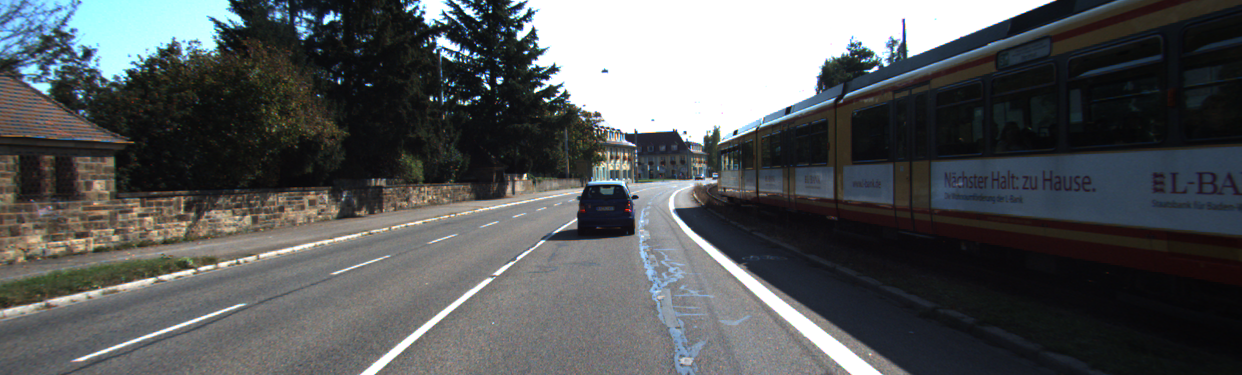
#> input picture dataset/KITTI/dataset/data_road/training/image_2/umm_000035.png, 1242 x 375 px
$ jupyter execute --allow-errors features_viz.ipynb
#> lines starting #> are read from the running program, lines starting #| are printed output that depends on the picture; pictures that were not available may be replaced by others from this repository, and a replacement may not be noted
### code/helpers/viz.py
# Contains helper functions for visualization.
# Helpers for images
# plot : for plotting multiple images
# process_stream : to process a video stream
# chunks : converts a list into sub lists
# _axis_mapping : to create a maping between sub plot and a viz function
# Helpers for training
# plot_history : plots loss and accuracy


##########
# Helpers for images
##########

import numpy as np
import matplotlib.pyplot as plt
from mpl_toolkits.axes_grid1 import make_axes_locatable
import pyvista as pv
from pyntcloud import PyntCloud

# %matplotlib qt # for process_stream
import cv2


def plot(imgs, labels=None, cmap='gray', figsize=(20,10), fontsize=30, show_axis=True):
    '''
    Displays images and labels in a plot.
    Usage:
    The input imgs should be in the format "[[img]]""
    '''

    nrows, ncols = len(imgs), len(imgs[0])
    if nrows > 100 or ncols > 50:
        print("Uh-oh, cannot plot these many images")
        return None
    f, axes = plt.subplots(nrows=nrows, ncols=ncols, figsize=figsize)
    if nrows == 1 or ncols == 1:
        axes = [axes]
    if nrows == 1 and ncols == 1:
        axes = [axes]
    for i in range(0, nrows):
        for j in range(0, ncols):
            try:
                if show_axis is False:
                    axes[i][j].axis('off')
                axes[i][j].imshow(imgs[i][j], cmap=cmap)
                if labels is not None:
                    axes[i][j].set_title(labels[i][j], fontsize=fontsize)
            except IndexError as err:
                continue
    return axes

# [26 lines left out: function process_stream, not called in this run]

def chunks(data, n):
    return [data[x:x+n] for x in range(0, len(data), n)]

# Testing below code

def plot1D(data, labels=None, figsize=(20,10), fontsize=30):
    return _axis_mapping(func=_plot_1D, data=data, labels=labels, figsize=figsize, fontsize=fontsize)

def _plot_1D(axis, data):
    axis.plot(data)

# [76 lines left out: functions _axis_mapping, plot_history, not called in this run]
    # plt.show()


class ConfusionMatrix:
    """Streaming interface to allow for any source of predictions. Initialize it, count predictions one by one, then print confusion matrix and intersection-union score"""

    def __init__(self, number_of_labels=2):
        self.number_of_labels = number_of_labels
        self.confusion_matrix = np.zeros(shape=(self.number_of_labels, self.number_of_labels))

    def count_predicted(self, ground_truth, predicted, number_of_added_elements=1):
        self.confusion_matrix[ground_truth][predicted] += number_of_added_elements

    """labels are integers from 0 to number_of_labels-1"""

    def get_count(self, ground_truth, predicted):
        return self.confusion_matrix[ground_truth][predicted]

    """returns list of lists of integers; use it as result[ground_truth][predicted]
       to know how many samples of class ground_truth were reported as class predicted"""

    def get_confusion_matrix(self):
        return self.confusion_matrix

    """returns list of 64-bit floats"""

    # [20 lines left out: function get_intersection_union_per_class, not called in this run]

    """returns 64-bit float"""

    # [11 lines left out: function get_overall_accuracy, not called in this run]

    def get_average_intersection_union(self):
        values = self.get_intersection_union_per_class()
        return sum(values) / len(values)


# [223 lines left out: functions plot_confusion_matrix, plot_bev_maps, plot_Xy, color_cloud_by_confront, plot_point_cloud, plot_all_recall_precision_curves, not called in this run]

### code/helpers/data_loaders.py
# Helper functions to load the data for experiments
# load_bin_file: loads point cloud stored in binary file
# load_np_file: read the numpy file into memory

# func to load the gt from KITTI and LODNN
# get_image : load the image specified in path

import random
import h5py
import numpy as np
import pandas as pd
import cv2
from glob import glob
import os
import copy
import yaml
from pyntcloud import PyntCloud
from tqdm import tqdm
import multiprocessing as mp
from .pointcloud import filter_points
# [4 lines of commented-out code are left out]


# [200 lines left out: functions create_dir_struct, remove_last_n, fetch_file_list, shuffle_dict, get_semantic_kitti_dataset, get_dataset and 1 more, not called in this run]

def load_bin_file(bin_path, n_cols=4):
    '''
    Load a binary file and convert it into a numpy array.
    '''
    return np.fromfile(bin_path, dtype=np.float32).reshape(-1, n_cols)

# [272 lines left out: functions get_image, process_list, process_iter, load_pc, load_img, load_h5_file and 7 more, not called in this run]

### notebooks/features_viz.ipynb
[cell 1]
## import helpers
from helpers import data_loaders as dls
from helpers.viz import plot
import utils

[cell 2]
import numpy as np
import cv2
from glob import glob
import os
import copy
from tqdm import tqdm
import matplotlib.pyplot as plt

[cell 3]
limit_index = 3
show_axis=False

[cell 4]
img2_path = "../dataset/KITTI/dataset/data_road/training/image_2/umm_000035.png"
gt_path = "../dataset/KITTI/dataset/data_road/training/gt_image_2/umm_road_000035.png"
gt_bev_path = "../dataset/KITTI/dataset/data_road/training/gt_bev/umm_road_000035.png"
calib_path = "../dataset/KITTI/dataset/data_road/training/calib/umm_000035.txt"

[cell 5]
img2 = cv2.cvtColor(cv2.imread(img2_path), cv2.COLOR_BGR2RGB)
gt = cv2.cvtColor(cv2.imread(gt_path), cv2.COLOR_BGR2RGB)
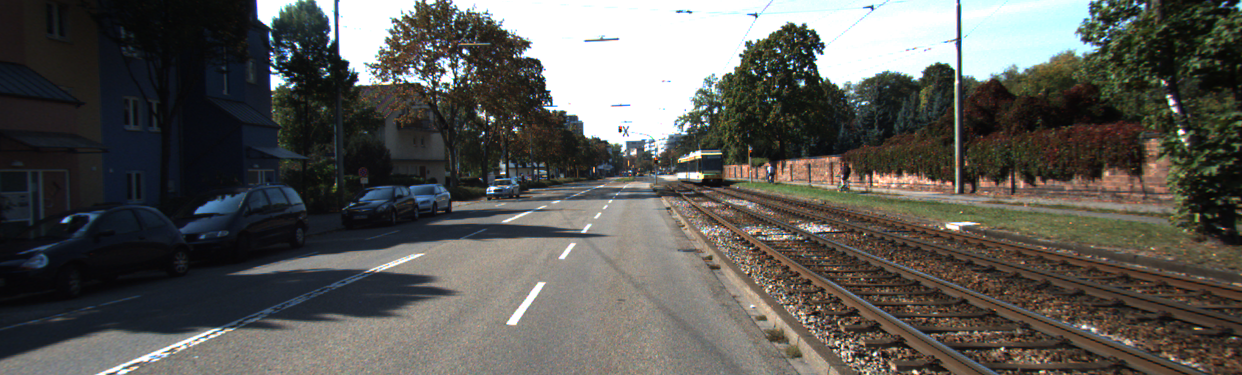
#> input picture dataset/KITTI/dataset/data_road/training/image_2/umm_000000.png, 1242 x 375 px, given in place of umm_road_000035.png, which was not available
gt_bev = cv2.cvtColor(cv2.imread(gt_bev_path), cv2.COLOR_BGR2RGB)
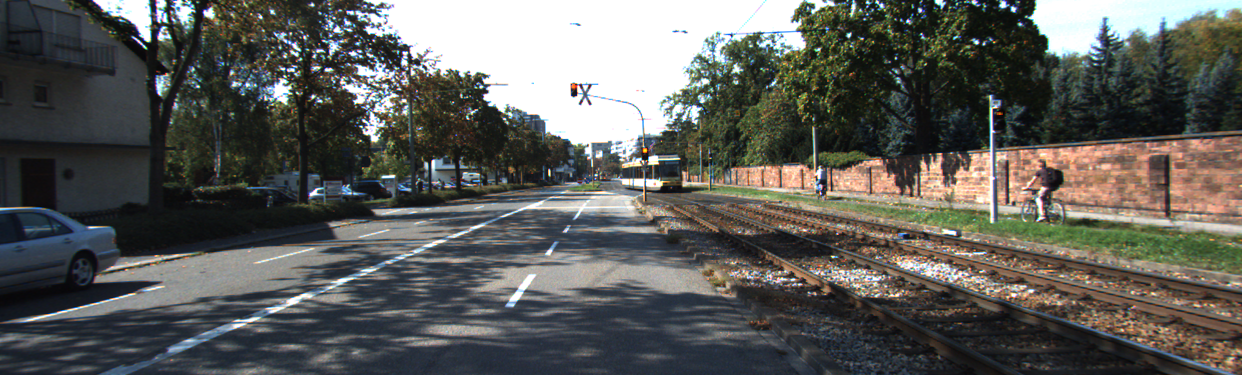
#> input picture dataset/KITTI/dataset/data_road/training/image_2/umm_000002.png, 1242 x 375 px, given in place of umm_road_000035.png, which was not available

[cell 6]
_ =plot([[img2, gt]], figsize=(100, 100), show_axis=show_axis)
plt.savefig("features_viz/image2gt.png")
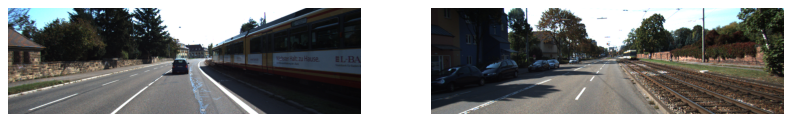
#> figure drawn by matplotlib, 2 panels

[cell 7]
pc_path = "../dataset/KITTI/dataset/data_road_velodyne/training/velodyne/umm_000035.bin"
#> (the rest of this cell did not finish here and is left out)


#> (a cell that did not finish here is left out)

[cell 9]
cvt = lambda x : dls.normalize(x, min=np.min(x), max=np.max(x), scale_min=0, scale_max=255, dtype=np.uint8)
#> (the rest of this cell did not finish here and is left out)
